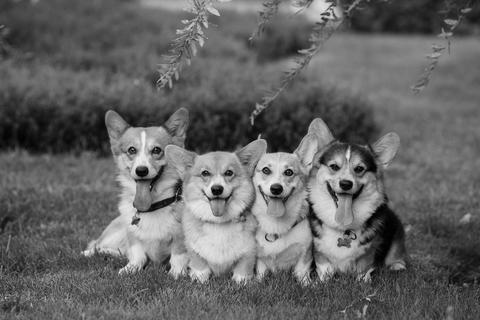
#> input picture Lab2/test-image.jpg, 480 x 320 px
$ jupyter execute --allow-errors Lab2.ipynb   (shell and % lines are left out)
#> lines starting #> are read from the running program, lines starting #| are printed output that depends on the picture
# ECE 311 Lab 2: LSI Systems
## Due Date: 9/21 @ 11:59PM on Compass
In this lab, we will explore Linear Shift-Invariant (LSI) systems and their properties with applications involving toy signals, image filtering, stock data, and even an example of a simple non-linear system. Let's get started!

[cell 1]
#import necessary libraries for this lab
import numpy as np
import scipy.signal as signal
import matplotlib.pyplot as plt

from skimage.io import imread

## Getting Started with Convolution

We remember from ECE 210, that convolution describes how any continuous-time input signal is processed by an LTI system. Given an input $x(t)$ and an LTI system's impulse response $h(t)$, the system output $y(t)$ is given by

$$
y(t) = x(t) * h(t).
$$

Recall that convolution for continous signals is defined as

$$
y(t) = \int_{\tau = -\infty}^{\infty}x(\tau)h(t-\tau)d\tau = \int_{\tau=-\infty}^{\infty}x(t-\tau)h(\tau)d\tau.
$$

You have learned in ECE 310 that discrete-time LSI systems also have an impulse response $h[n]$, which is the system response to a unit Kronecker delta $\delta[n]$ input. Thus we can express the system output given an input signal via discrete-time convolution.

$$
y[n] = x[n] * h[n]
$$

$$
y[n] = \sum_{k=-\infty}^{\infty}x[k]h[n-k] = \sum_{k=-\infty}^{\infty}x[n-k]h[k]
$$

Like the width properties of continuous-time convolution, if $x$ is of length $N$ and $h$ is of length $M$, the result $y$ will be of length $N+M-1$. It is important to note that every LSI system can be represented by a convolution, every system that can be expressed as a convolution has an impulse response, and any system with an impulse response must be LSI. This means the relationship between LSI systems, convolution, and impulse responses is an "if and only if" relationship; they all imply one another! This is something handy to keep in mind whenever you want to identify and describe an LSI system.

The key function we will use to perform convolutions is the $\textrm{convolve()}$ function in the $\textrm{scipy.signal}$ module. The usage of this function for an example system is as follows:

$$
x[n] = \delta[n]+2\delta[n-2]+3\delta[n-4]
$$

$$
y[n] = x[n]+3x[n-1]
$$

[cell 2]
x = np.array([1, 0, 2, 0, 3]) #input signal
h = np.array([1, 3]) #filter/system's impulse response
y = signal.convolve(x,h) #signal.convolve(in1,in2)

print(x)
print(h)
print(y) #verify this result by hand!

Note how we extracted the system's impulse response for the system's Linear Constant Coefficient Difference Equation (LCCDE). Our first term takes the present input value and multiplies it by one, and the second term multiplies the most recent input by three. Intuitively, when we flip and shift our filter $h$ for the convolution, we will be applying this system to the input signal at each shift step. The $\textrm{signal.convolve()}$ function assumes the arrays that represent our signals begin at index zero.

## Exercise 1: Implementing LSI Systems

In the below code cell, implement the following LSI systems and plot the system response (using $\textrm{plt.stem()}$) to each of the listed input signals. Comment on the results in the following Markdown cell. Remember to determine the LCCDE for each system to infer its impulse response!

* System A: $y_a[n] = -x[n]+2x[n-1]-x[n-2]$

* System B: $y_b[n] = \frac{1}{4}x[n]+\frac{1}{2}x[n-1]+\frac{1}{4}x[n-2]$

* $x_1[n] = u[n] - u[n-7], 0\leq n< 10$

* $x_2[n] = \sin\left(\frac{\pi}{20}n\right), 0\leq n< 40$

[cell 3]
#create input signals here:
#Hint: Use np.sin and np.pi!

x1 = np.array([1,1,1,1,1,1,1,1,1,1])
plt.figure() #create separate figure
plt.stem(x1)
plt.title('Input 1')

x2 = np.array([np.sin(np.pi * i / 20) for i in range(0,40)])
plt.figure() #create separate figure
plt.stem(x2)
plt.title('Input 2')


#System A
hA = np.array([-1,2,-1])

#plot result for x1
yA1 = signal.convolve(x1,hA) #signal.convolve(in1,in2)

plt.figure() #create separate figure
plt.stem(yA1)
plt.title('System A with input 1')


#plot result for x2
yA2 = signal.convolve(x2,hA) #signal.convolve(in1,in2)

plt.figure() #create separate figure
plt.stem(yA2)
plt.title('System A with input 2')


#System B
hB = np.array([1/4,1/2,1/4])

#plot result for x1
yB1 = signal.convolve(x1,hB) #signal.convolve(in1,in2)

plt.figure() #create separate figure
plt.stem(yB1)
plt.title('System B with input 1')

#plot result for x2
yB2 = signal.convolve(x2,hB) #signal.convolve(in1,in2)

plt.figure() #create separate figure
plt.stem(yB2)
plt.title('System B with input 2')
#> figure, not shown here; curve peaks at x = 10, y = 1
#> figure, not shown here; curve peaks at x = 1, y = 1
#> figure, not shown here; curve peaks at x = 41, y = 0.156
#> figure, not shown here; curve peaks at x = 2, y = 1
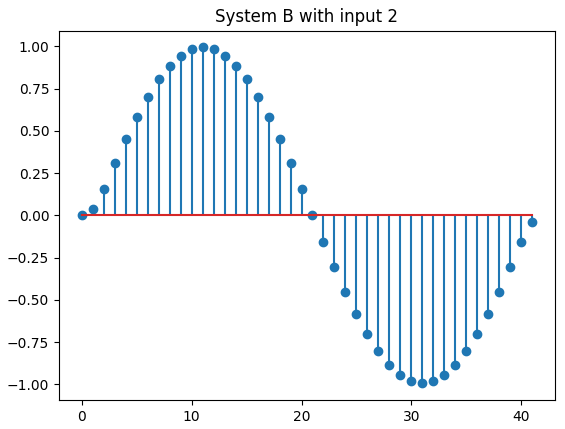
#> figure drawn by matplotlib, 1 panel; curve peaks at x = 11, y = 0.994

Comments here:
(Consider how the different filters affect the flatter and faster moving parts of the input signals. What do you think each filter is doing?)

## Exercise 2: Bitcoin Pricing Correction

One type of signal could be some non-physical 1D information. An example of this would be stock price or cryptocurrency data. This data is notoriously noisy and can jump around unpredictably.

Remember that the systems we work with can be either causal or non-causal. A causal system only uses present and past information or values to calculate its present values, while a non-causal system can leverage future information. In this excercise, we will compare causal and non-causal versions of a filter to smooth a day's worth of bitcoin pricing data. We have provided 24 hours of prices with pricing updates every minute (1440 points). The date in question is Christmas Eve Day (12/24), 2017.

#> (a cell that did not finish here is left out)

Pretty noisy, right? Maybe a lot of last-minute Christmas gifts made the price even more unpredictable!

In this exercise, you will implement two length-51 moving average filters on this Bitcoin price data. The first will be causal and the second will be non-causal. Mathematically, we can represent these systems as follows:

$$
y_1[n] = \frac{1}{51}\sum_{i=0}^{50}x[n - i]
$$

$$
y_2[n] = \frac{1}{51}\sum_{i=-25}^{25}x[n - i]
$$

Furthermore, since the moving average filter is an LSI system we may implement it as a convolution. If you are having trouble seeing this, we suggest considering a length-5 moving average filter and "unrolling" the sum for that system definition.

Notice that the non-causal filter will require us to access negative indices according to the impulse response of our filter. A natural question to ask is how does the $\textrm{signal.convolve()}$ function perform non-causal convolution? How can you indicate negative indices when making an array for a system's impulse response? This is where the "same" mode comes in! We may use the "same" mode as follows:

```
y = signal.convolve(x,h,'same'),
```

where $x$ is of length $N$ and $h$ is length $M$. This line of code will perform a full linear convolution like the default mode, but then it will only keep the center $N$ values (length of first argument/array). This operation is equivalent to zero-centering our filter array (second argument/array). You may want to try a couple small examples to convince yourself this is true. The "same" mode will be important to keep in mind throughout this lab and the rest of the course.

**Important Note:** For the following two parts, we have provided the appropriate start and end indices to help us make sure each implementation returns results of the same size and to remove initial condition worries (ramping behavior since we would have fewer than 51 samples as the filter has partial overlap).

a. Construct the causal filter and apply it to the provided bitcoin price data (contained in the ``bitcoin_data`` variable). To make sure your output is the same length and matches up correctly in time, you should slice your result using ``start`` and ``end`` as we did to create the ``plotting_data`` variable. Plot the original data (``plotting_data``) and your smoothed data on the same plot.

b. Construct the non-causal filter and apply it to the provided bitcoin price data. Perform the same ``start`` and ``end`` slicing on your result as in part (a). Plot the original data (``plotting_data``) and your smoothed data on the same plot.

c. Plot the error signals for each filter on the same plot. Let the error signal for a system's output be given by

$$
y_e = y - \hat{y},
$$

where $\hat{y}$ is your system output and $y$ is the sliced original data used for plotting, ``plotting_data``.

d. Comment on the results in the following Markdown cell. What is noticeably different? Is it better to know a lot of past information or a decent amount of past and future information?

[cell 5]
#Provided code
L = 51
half_L = 25
start = 50
#> (the rest of this cell did not finish here and is left out)

Comments for part 2.d here:

# Image Convolution

In ECE 310, we typically focus on the implications of filtering in the frequency domain of a 1D signal. Our most common idea of a 1D signal is a piece of audio. In this section, we will experiment with image filtering along both axes of an image and see that we can do more than just filtering with convolution.

## Exercise 3: 1D Image Convolution

Apply a 1D length 11 moving average filter on the provided ``test-image.jpg`` image along its:

a. Rows

b. Columns

c. Rows then columns

d. Columns then rows

Plot each of the resulting images and give them unique titles.

e. Comment on the images from the "rows then columns" and "columns then rows" procedures. Are they the same? Explain your answer, why are they the same or different?

[cell 6]
#make filter and load image
image = imread('test-image.jpg')
#> image is the input picture: shape (320, 480); min 0, max 253, mean 101.1
plt.figure(figsize=(10,6))
plt.imshow(image,'gray')
plt.title('Original Image')
L = 11
h = np.ones(L) * 1/11
n_rows,n_cols = image.shape
#> n_rows = 320; n_cols = 480
#Code for 3.a along rows (apply filter to each row independently)
image_row = np.zeros(image.shape)
#Hint: image_row[i,:] = signal.convolve(image[i,:],h,'same') for each row
for i in range(0,n_rows):
    image_row[i,:] = signal.convolve(image[i,:],h, 'same')
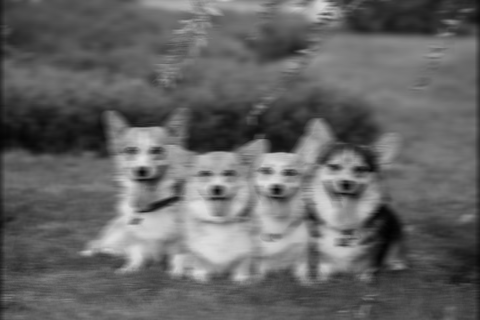
#> image_row: shape (320, 480) float64; min 1.91, max 226.1, mean 100.6
plt.figure(figsize=(10,6))
plt.imshow(image_row,'gray')
plt.title('Row-Blurred Image')

#along the columns (3.b
image_col = np.zeros(image.shape)

for i in range(0,n_cols):
    image_col[:,i] = signal.convolve(image[:,i],h, 'same')
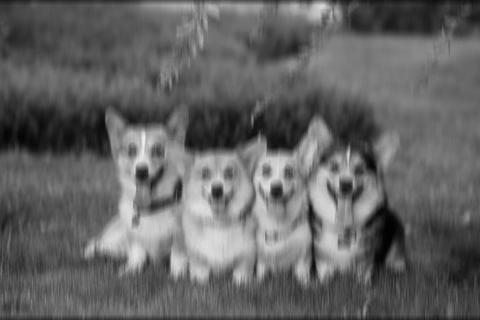
#> image_col: shape (320, 480) float64; min 1.45, max 239, mean 100.2
plt.figure(figsize=(10,6))
plt.imshow(image_col,'gray')
plt.title('Column-Blurred Image')
#rows then columns (3.c)
image_3 = np.zeros(image.shape)
for i in range(0,n_rows):
    image_3[i,:] = signal.convolve(image[i,:],h, 'same')
for i in range(0,n_cols):
    image_3[:,i] = signal.convolve(image_3[:,i],h, 'same')
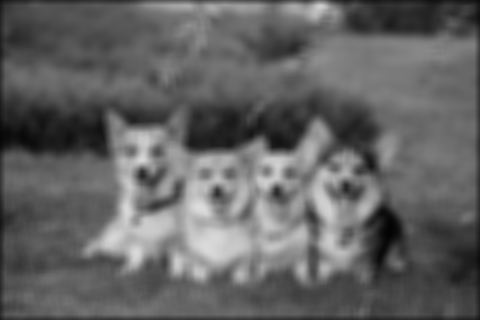
#> image_3: shape (320, 480) float64; min 3.58, max 220.9, mean 99.8
plt.figure(figsize=(10,6))
plt.imshow(image_3,'gray')
plt.title('Rows/Columns-Blurred Image')
#columns then rows (3.d)
image_4 = np.zeros(image.shape)
for i in range(0,n_cols):
    image_4[:,i] = signal.convolve(image[:,i],h, 'same')
for i in range(0,n_rows):
    image_4[i,:] = signal.convolve(image_4[i,:],h, 'same')
plt.figure(figsize=(10,6))
plt.imshow(image_4,'gray')
plt.title('Columns/Rows-Blurred Image')

Comments for 3.e:

## Exercise 4: Building an Edge Detector

Let's now apply image convolution to perform edge detection. We will build a simple edge detector step-by-step using the following simple 1D filter:

$$
h[n] = \delta[n+1] - \delta[n-1]
$$

a. Intuitively or mathematically, what does this filter do to an input signal? In other words, what parts of a signal would give a strong (large magnitude) response and what parts would give a weak (small magnitude) response? You may answer this with a couple signal examples and the result of convolution with $h[n]$ or qualitative intuition.

b. Is this filter causal? Why or why not? Is it a problem if the filter is non-causal? (Hint: consider the contexts in which we cannot violate causality!)

Note: For the next two parts, please store your results in separate variables. This will make part (e) much cleaner.

c. Apply $h[n]$ along the rows of the ``test-image.jpg`` image. Plot the result with a grayscale color mapping.

d. Apply $h[n]$ along the columns of the ``test-image.jpg`` image. Plot the result with a grascale color mapping.

So far we have checked for edge-like features in the image going along the rows and columns. Imagine these two results as being vectors indicating edge strength along the row axis and column axis of the image, respectively. Take a minute to look at the differences between these two resulting images. Can you tell which one is detecting edges within a row and which one is doing so within a column? What would be a sensible way to incorporate these two dimensions of information? Imagine they form a 2D vector and take the norm! More precisely:

$$
I_F(r,c) = \sqrt{\left(I_R(r,c)\right)^2 + \left(I_C(r,c)\right)^2},
$$

where $I_R$ and $I_C$ are the row and column filtered results, respectively.

e. Build the final result image $I_F$ according to the above equation. Plot the result again with a grayscale color mapping.

Answer for 4.a here:

Answer for 4.b here:

[cell 7]
#load test-image.jpg
test = imread('test-image.jpg')
h = np.array([1, 0, -1]) # n = 0 is at index 1. use a +1 offset for indices
#Code for 4.c here:

n_rows,n_cols = test.shape
plt.figure(figsize=(12, 12))

image_row = np.zeros(test.shape)
image_cols = np.zeros(test.shape)
for i in range(n_rows):
        image_row[i,:] = signal.convolve(test[i,:],h,'same')
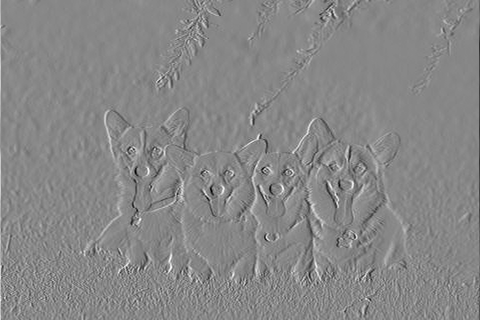
#> image_row: shape (320, 480) float64; min -201, max 177, mean 0; drawn with min black and max white
plt.figure(figsize=(10,6))
plt.imshow(image_row, 'gray')
plt.title('Row-Convolved Image')

#Code for 4.d here:
for i in range(n_cols):
        image_cols[:,i] = signal.convolve(test[:,i],h,'same')
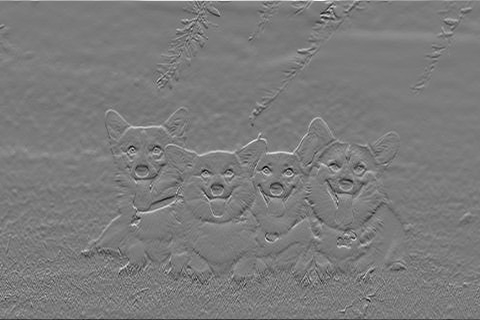
#> image_cols: shape (320, 480) float64; min -204, max 217, mean 0; drawn with min black and max white
plt.figure(figsize=(10,6))
plt.imshow(image_cols, 'gray')
plt.title('Col-Convolved Image')

#Code for 4.e here:
image_c = np.zeros(test.shape)

image_c = np.sqrt(np.power(image_row,2) + np.power(image_col,2))
plt.figure(figsize=(10,6))
#> (the rest of this cell did not finish here and is left out)

## 2D Image Convolution

We don't need to limit ourselves to 1D image convolution. Our filters or "kernels" can be in two dimensions also! We will not spend much time on the math of 2D convolution/filtering in this class because it is best left for ECE 418 (Image and Video Processing); still,  we can use Python to try it out. But let's try something other than filtering this time!

Image convolution is not just for filtering or modifying an image. We can also use convolution to extract information from an image. Remember that convolution is is the process of "flipping and shifting" one signal over another signal. At each shift location, we perform a dot product (or inner product) to see how $\textit{similar}$ the signals are. A larger value at the output means the two signals were more similar. The following image illustrates 2D convolution.

More formally, say we have a $3x3$ convolution kernel $\mathcal{K}$ where the center pixel is at index $(0,0)$, the result of the 2D convolution at pixel $(i,j)$ for image $I$ is given by:

$$
O(i,j) = \sum_{k=-1}^{1}\sum_{l=-1}^{1}I(i-k,j-l)\cdot\mathcal{K}(k,l)
$$

Now, why is this useful? Suppose you want to design a system to recognize handwritten digits. How can you tell the difference between a "1" and a "4", for example? Think about how you as a human can separate these numbers! They both typically have one large vertical line down the middle, but we know we can differentiate them because a "4" has another shorter vertical line (depending how you draw it) and a horizontal line connecting them. This is where 2D convolution can help us! How about we create convolution kernels to highlight features we know to be discriminative, like horizontal and vertical lines.

The below code cell includes a function to perform 2D image convolution on a target image given a convolution kernel. We have also provided two 2D kernels: one for horizontal features and another for vertical features.

[cell 8]
def convolve_2d(image,kernel):
    result = signal.convolve2d(image,kernel,'same')
    result[result < 0] = 0 #Keep values non-negative
    return result

#identify horizontal lines
horiz_kernel = np.array([[-2,-2,-2,-2,-2],
                         [1,1,1,1,1],
                         [1,1,1,1,1],
                         [1,1,1,1,1],
                         [-2,-2,-2,-2,-2]])

#identify vertical lines
vert_kernel = np.array([[-2,1,1,1,-2],
                        [-2,1,1,1,-2],
                        [-2,1,1,1,-2],
                        [-2,1,1,1,-2],
                        [-2,1,1,1,-2]])

In the folder for this lab, we have provided example images of the numbers "1", "4", and "8" from the popular MNIST dataset. These images are 28x28 and grayscale. Let's see what our filters can identify in the ``one.jpg`` image! Note the different scales on the feature image colorbars.

#> (a cell that did not finish here is left out)

## Exercise 5: 2D Image Convolution for Feature Detection

a. Create similar plots as the above example for the "1" image for the "4" (``four.jpg``) and "8" (``eight.jpg``) images in the following code cell.

b. Comment on the results and compare what is highlighted for each number.

c. What is the significance of having negative kernel values around the positive "feature highlighting" values? Think about what would happen if the negative values were zeros instead. Try playing around with the kernels or creating your own kernel if you are unsure.

#> (a cell that did not finish here is left out)

Answer for 5b:

Answer for 5c:

For the final activity, we will explore an example of a non-linear system. First, a bit of background.

There are many different types of noise that can appear in images. One such type is salt-and-pepper noise. This noise occurs when pixels in a camera or an existing image become fully active or inactive. In other words, a normal pixel either takes on its minimum or maximum possible value. The following code cell shows an original image and a version of it that has been corrupted by 20% salt-and-pepper noise (20% of the pixels are affected). In this activity, we will see whether we can use our LSI systems from before to denoise our image.

[cell 11]
clean_image = imread('clean-image.jpg')
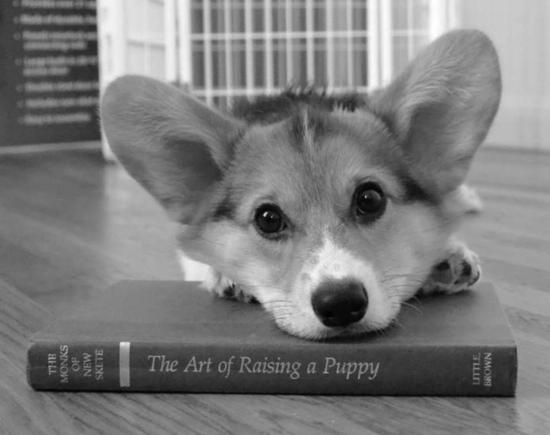
#> input picture Lab2/clean-image.jpg, 550 x 435 px
#> clean_image is the input picture: shape (435, 550); min 0, max 255, mean 124.5
noisy_image = imread('noisy-image.jpg')
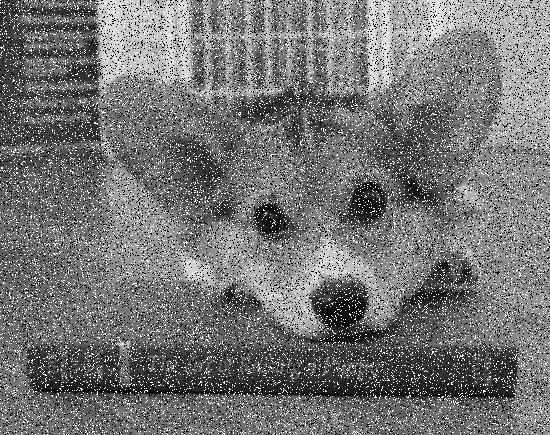
#> input picture Lab2/noisy-image.jpg, 550 x 435 px
#> noisy_image is the input picture: shape (435, 550); min 0, max 255, mean 116.6
plt.figure(figsize=(15,15))
plt.subplot(121)
plt.imshow(clean_image,'gray')
plt.title('Original Image')
plt.subplot(122)
plt.imshow(noisy_image,'gray')
plt.title('Image with 20% Salt-and-Pepper Noise')

## Exercise 6: Non-Linear Systems are Cool Too!

We will attempt to use two different filters: a 5x5 mean filter and a 5x5 median filter. Note that a median filter is a non-linear system! A 5x5 median filter simply takes the median of the 25 pixels surrounding the center pixel in the filter and assigns that value to the center pixel.

a. Explain/prove why the median filter is a non-linear system. You may write your answer with respect to a one-dimensional median filter.

b. Apply a 5x5 mean filter to the noisy image and plot the result. You can do this two different ways. You can apply a length-5 mean filter along the rows and columns in any order or use our $\textrm{convolve_2d()}$ function from before with an appropriate filter you create.

c. Apply a 5x5 median filter to the noisy image and plot the result. Use $\textrm{signal.medfilt()}$ to perform the filtering. Look up the scipy documentation for notes on this function's usage.

d. Comment on the differences. Which filter seems to work better? Why do you think so?

[cell 12]
clean_image = imread('clean-image.jpg')
noisy_image = imread('noisy-image.jpg')
plt.figure(figsize=(15,15))
plt.subplot(121)
plt.imshow(clean_image,'gray')
plt.title('Original Image')
plt.subplot(122)
plt.imshow(noisy_image,'gray')
plt.title('Image with 20% Salt-and-Pepper Noise')

n_rows,n_cols = noisy_image.shape
#> n_rows = 435; n_cols = 550

# Code for 6.b
plt.figure(figsize=(15,15))

meanfilter = (1/25) * np.ones((5,5))

mean = convolve_2d(noisy_image,meanfilter)
#> in convolve_2d, `result = signal.convolve2d(image,kernel,'same')`:
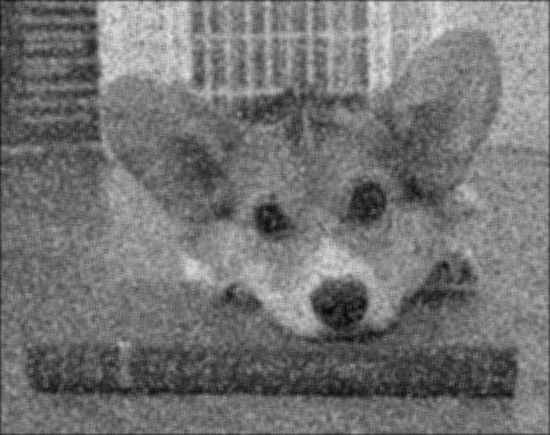
#> result: shape (435, 550) float64; min 9, max 230, mean 115.9
plt.subplot(121)
plt.title('5x5 Mean Filter')
plt.imshow(mean,'gray')

# Code for 6.c
median = signal.medfilt(noisy_image, 5)
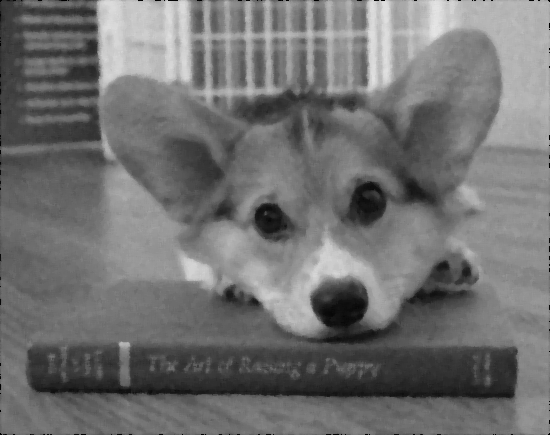
#> median: shape (435, 550); min 0, max 231, mean 113.5
plt.subplot(122)
plt.title('5x5 Median Filter')
plt.imshow(median,'gray')
